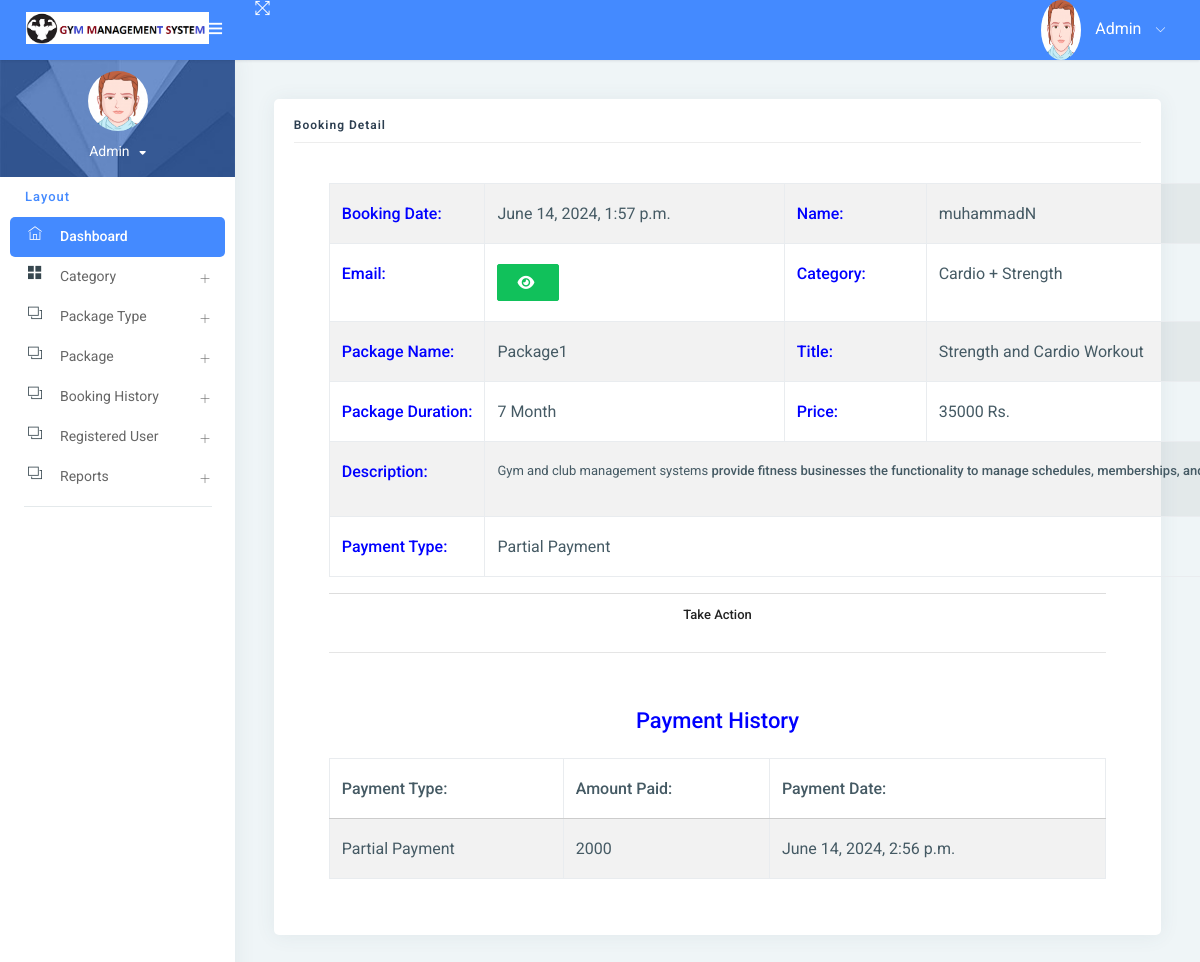
Screenshot of /booking_detail/5/ (signed in) with the database file from the repository.
### gym/models.py (models this page shows, shortened)
class Booking(models.Model):
    package = models.ForeignKey(Package, on_delete=models.CASCADE, null=True, blank=True)
    register = models.ForeignKey(Signup, on_delete=models.CASCADE, null=True, blank=True)
    bookingnumber = models.CharField(max_length=100, null=True, blank=True)
    status = models.IntegerField(choices=STATUS, default=1)
    creationdate = models.DateTimeField(auto_now_add=True)

class Signup(models.Model):
    user = models.ForeignKey(User, on_delete=models.CASCADE, null=True)
    mobile = models.CharField(max_length=15, null=True)
    state = models.CharField(max_length=150, null=True)
    city = models.CharField(max_length=150, null=True)
    address = models.CharField(max_length=200, null=True)
    creationdate = models.DateTimeField(auto_now_add=True)

class Package(models.Model):
    category = models.ForeignKey(Category, on_delete=models.CASCADE, null=True)
    packagename = models.ForeignKey(Packagetype, on_delete=models.CASCADE, null=True)
    titlename = models.CharField(max_length=200, null=True)
    packageduration = models.CharField(max_length=50, null=True)
    price = models.CharField(max_length=200, null=True)
    description = models.CharField(max_length=200, null=True)
    creationdate = models.DateTimeField(auto_now_add=True)

class Category(models.Model):
    categoryname = models.CharField(max_length=200, null=True)
    status = models.CharField(max_length=300, null=True)
    creationdate = models.DateTimeField(auto_now_add=True)

class Packagetype(models.Model):
    category = models.ForeignKey(Category, on_delete=models.CASCADE, null=True)
    packagename = models.CharField(max_length=200, null=True)
    creationdate = models.DateTimeField(auto_now_add=True)
    def __str__(self):
        return self.packagename

class Paymenthistory(models.Model):
    user = models.ForeignKey(Signup, on_delete=models.CASCADE, null=True, blank=True)
    booking = models.ForeignKey(Booking, on_delete=models.CASCADE, null=True, blank=True)
    price = models.CharField(max_length=100, null=True, blank=True)
    status = models.IntegerField(choices=STATUS, default=1)
    creationdate = models.DateTimeField(auto_now_add=True)

### gym/views.py (the view, shortened to what this page needs)
# urls.py: path('booking_detail/<int:pid>/', booking_detail, name="booking_detail"),
def booking_detail(request, pid):
    data = Booking.objects.get(id=pid)
    payment = Paymenthistory.objects.filter(booking=data)
    if request.user.is_staff:
        return render(request, "admin/admin_booking_detail.html", locals())
    else:
        return render(request, "user_booking_detail.html", locals())

### gym/templates/admin/admin_booking_detail.html (shortened to what this page needs)
{% extends 'admin_base.html' %}
{% load static custom_tags %}
{% block main %}
<link rel="stylesheet" href="https://cdnjs.cloudflare.com/ajax/libs/font-awesome/6.2.0/css/all.min.css" />
<div class="pcoded-inner-content">
    <div class="main-body">
        <div class="page-wrapper">
            <div class="page-body">
                <div class="row">
                    <div class="col-sm-12">
                        <div class="card">
                            <div class="card-block">
                                <h4 class="sub-title">Booking Detail</h4>
                                <div class="card-body">
                                <div class="container">
                                    <table id="example1" class="table table-bordered table-striped">
                                        <tr>
                                            <th style="color:blue">Booking Date:</th>
                                            <td>{{data.creationdate}}</td>
                                            <th style="color:blue">Name:</th>
                                            <td>{{data.register.user.first_name}}{{data.register.user.last_name}}</td>
                                        </tr>
                                        <tr>
                                            <th style="color:blue">Email:</th>
                                            <td>
                                                <button type="button" class="btn btn-success" id="email-btn-{{forloop.counter}}" onclick="togglePassword('email-{{forloop.counter}}', this.id)"><i class="fa fa-eye"></i></button>
                                            </td>
                                            <th style="color:blue">Category:</th>
                                            <td>{{data.package.category.categoryname}}</td>
                                        </tr>
                                        <tr>
                                            <th style="color:blue">Package Name:</th>
                                            <td>{{data.package.packagename}}</td>
                                            <th style="color:blue">Title:</th>
                                            <td>{{data.package.titlename}}</td>
                                        </tr>
                                        <tr>
                                            <th style="color:blue">Package Duration:</th>
                                            <td>{{data.package.packageduration}}</td>
                                            <th style="color:blue">Price:</th>
                                            <td>{{data.package.price}} Rs.</td>
                                        </tr>
                                        <tr>
                                            <th style="color:blue">Description:</th>
                                            <td colspan="12">{{data.package.description|safe}}</td>
                                        </tr>
                                        <tr>
                                            <th style="color:blue">Payment Type:</th>
                                             <td colspan="12">{{data.get_status_display}}</td>
                                        </tr>
                                    </table>
                                    {% if data.status == 2 %}
                                    <center>
                                        <div class="accordion-heading" role="tab" id="headingOne">
                                                <h3 class="card-title accordion-title"><a class="accordion-msg waves-effect waves-dark" data-toggle="collapse" data-parent="#accordion" href="#collapseOne" aria-expanded="true" aria-controls="collapseOne">
                                                    Take Action</a>
                                                </h3>
                                        </div>
                                    </center>
                                    {% endif %}
                                    <hr>
                                    {% if data.status != "New" %}
                                    <table id="example6" class="table table-bordered table-striped">
                                        <div class="card-body">
                                            <tr>
                                                <center>
                                                    <h4 style="color:blue">Payment History</h4>
                                                </center>
                                            </tr>
                                            <table id="example5" class="table table-bordered table-striped">
                                                <thead>
                                                <tr>
                                                    <th>Payment Type:</th>
                                                    <th>Amount Paid:</th>
                                                    <th>Payment Date:</th>
                                                </tr>
                                                </thead>
                                                <tbody>
                                                {% for i in payment %}
                                                <tr>
                                                    <td>{{i.get_status_display}}</td>
                                                    <td>{{i.price}}</td>
                                                    <td>{{i.creationdate}}</td>
                                                </tr>
                                                {% endfor %}
                                                </tbody>
                                            </table>
                                        </div>
                                    </table>
                                    {% endif %}
                                </div>
                                </div>
                            </div>
                        </div>
                    </div>
                </div>
            </div>
        </div>
    </div>
</div>
{% endblock %}

### gym/templates/admin_base.html (shortened to what this page needs)
{% load static %}
<html lang="en">
<head>
    <link rel="stylesheet" href="{% static 'assets1/pages/waves/css/waves.min.css' %}" type="text/css" media="all">
    <link rel="stylesheet" type="text/css" href="{% static 'assets1/css/bootstrap/css/bootstrap.min.css' %}">
    <link rel="stylesheet" href="{% static 'assets1/pages/waves/css/waves.min.css' %}" type="text/css" media="all">
    <link rel="stylesheet" type="text/css" href="{% static 'assets1/icon/themify-icons/themify-icons.css' %}">
    <link rel="stylesheet" type="text/css" href="{% static 'assets1/icon/font-awesome/css/font-awesome.min.css' %}">
    <link rel="stylesheet" type="text/css" href="{% static 'assets1/css/jquery.mCustomScrollbar.css' %}">
    <link rel="stylesheet" href="https://www.amcharts.com/lib/3/plugins/export/export.css" type="text/css" media="all"/>
    <link rel="stylesheet" type="text/css" href="{% static 'assets1/css/style.css' %}">
</head>
<body>
<div id="pcoded" class="pcoded">
    <div class="pcoded-container navbar-wrapper">
        <nav class="navbar header-navbar pcoded-header">
            <div class="navbar-wrapper">
                <div class="navbar-logo">
                    <a class="mobile-menu waves-effect waves-light" id="mobile-collapse" href="#!">
                        <i class="ti-menu"></i>
                    </a>
                    <a href="{% url 'admin_home' %}">
                        <img class="img-fluid" src="{% static 'assets1/images/logo.png' %}" alt="Theme-Logo"
                             style="width:85%">
                    </a>
                </div>
                <div class="navbar-container container-fluid">
                    <ul class="nav-left">
                        <li>
                            <a href="#!" onclick="javascript:toggleFullScreen()" class="waves-effect waves-light">
                                <i class="ti-fullscreen"></i>
                            </a>
                        </li>
                    </ul>
                    <ul class="nav-right">
                        <li class="user-profile header-notification">
                            <a href="#!" class="waves-effect waves-light">
                                <img src="{% static 'assets1/images/avatar-1.png' %}" class="img-radius"
                                     alt="">
                                <span>Admin</span>
                                <i class="ti-angle-down"></i>
                            </a>
                        </li>
                    </ul>
                </div>
            </div>
        </nav>
        <div class="pcoded-main-container">
            <div class="pcoded-wrapper">
                <nav class="pcoded-navbar">
                    <div class="pcoded-inner-navbar main-menu">
                        <div class="">
                            <div class="main-menu-header">
                                <img class="img-80 img-radius" src="{% static 'assets1/images/avatar-1.png' %}"
                                     alt="">
                                <div class="user-details">
                                    <span id="more-details">Admin<i class="fa fa-caret-down"></i></span>
                                </div>
                            </div>
                        </div>
                        <div class="pcoded-navigation-label" data-i18n="nav.category.navigation">Layout</div>
                        <ul class="pcoded-item pcoded-left-item">
                            <li class="active">
                                <a href="{% url 'admin_home' %}" class="waves-effect waves-dark">
                                    <span class="pcoded-micon"><i class="ti-home"></i><b>D</b></span>
                                    <span class="pcoded-mtext" data-i18n="nav.dash.main">Dashboard</span>
                                </a>
                            </li>
                            <li class="pcoded-hasmenu">
                                <a href="javascript:void(0)" class="waves-effect waves-dark">
                                    <span class="pcoded-micon"><i class="ti-layout-grid2-alt"></i></span>
                                    <span class="pcoded-mtext" data-i18n="nav.basic-components.main">Category</span>
                                </a>
                            </li>
                            <li class="pcoded-hasmenu">
                                <a href="javascript:void(0)" class="waves-effect waves-dark">
                                    <span class="pcoded-micon"><i class="ti-layers"></i></span>
                                    <span class="pcoded-mtext"
                                          data-i18n="nav.basic-components.main">Package Type </span>
                                </a>
                            </li>
                            <li class="pcoded-hasmenu">
                                <a href="javascript:void(0)" class="waves-effect waves-dark">
                                    <span class="pcoded-micon"><i class="ti-layers"></i></span>
                                    <span class="pcoded-mtext"
                                          data-i18n="nav.basic-components.main"> Package</span>
                                </a>
                            </li>
                            <li class="pcoded-hasmenu">
                                <a href="javascript:void(0)" class="waves-effect waves-dark">
                                    <span class="pcoded-micon"><i class="ti-layers"></i></span>
                                    <span class="pcoded-mtext"
                                          data-i18n="nav.basic-components.main">Booking History</span>
                                </a>
                            </li>
                               <li class="pcoded-hasmenu">
                                <a href="javascript:void(0)" class="waves-effect waves-dark">
                                    <span class="pcoded-micon"><i class="ti-layers"></i></span>
                                    <span class="pcoded-mtext"
                                          data-i18n="nav.basic-components.main"> Registered User</span>
                                </a>
                            </li>
                            <li class="pcoded-hasmenu">
                                <a href="javascript:void(0)" class="waves-effect waves-dark">
                                    <span class="pcoded-micon"><i class="ti-layers"></i></span>
                                    <span class="pcoded-mtext"
                                          data-i18n="nav.basic-components.main">Reports</span>
                                </a>
                            </li>
                        </ul>
                    </div>
                </nav>
                <div class="pcoded-content">
                    {% block main %}
                    {% endblock %}
                </div>
            </div>
        </div>
    </div>
</div>
</body>
</html>

### gym/templates/admin/admin_booking_detail.html (style rules this page uses)
img { width: 60px; height: 60px; }
td { padding:0px; }

### rows the page displays
Booking: creationdate "June 14, 2024, 1:57 p.m.", register.user.first_name "muhammad", register.user.last_name "N", package.category.categoryname "Cardio + Strength", package.packagename "Package1", package.titlename "Strength and Cardio Workout", package.packageduration "7 Month", package.price "35000", package.description "Gym and club management systems provide fitness businesses the functionality to manage schedules, memberships,…", status "Partial Payment"
Paymenthistory: status "Partial Payment", price "2000", creationdate "June 14, 2024, 2:56 p.m."
